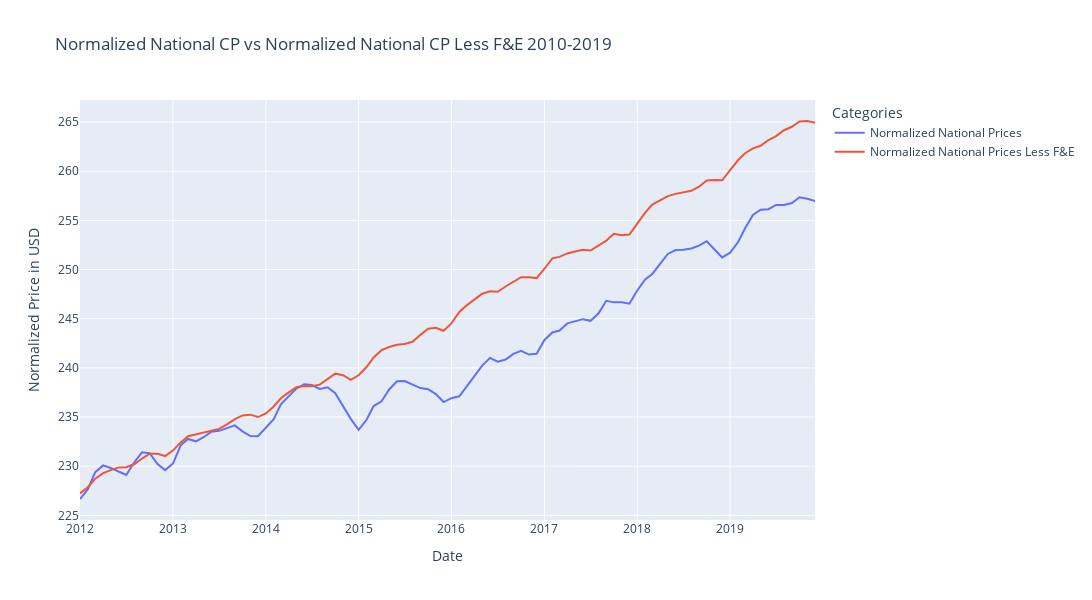

Source (notebook cell):
### Code cell
# Store plotly line plot
plotly_line_plot_2 = get_show_px_fig(national_2010s_df, "Normalized National CP vs Normalized National CP Less F&E 2012-2019")
